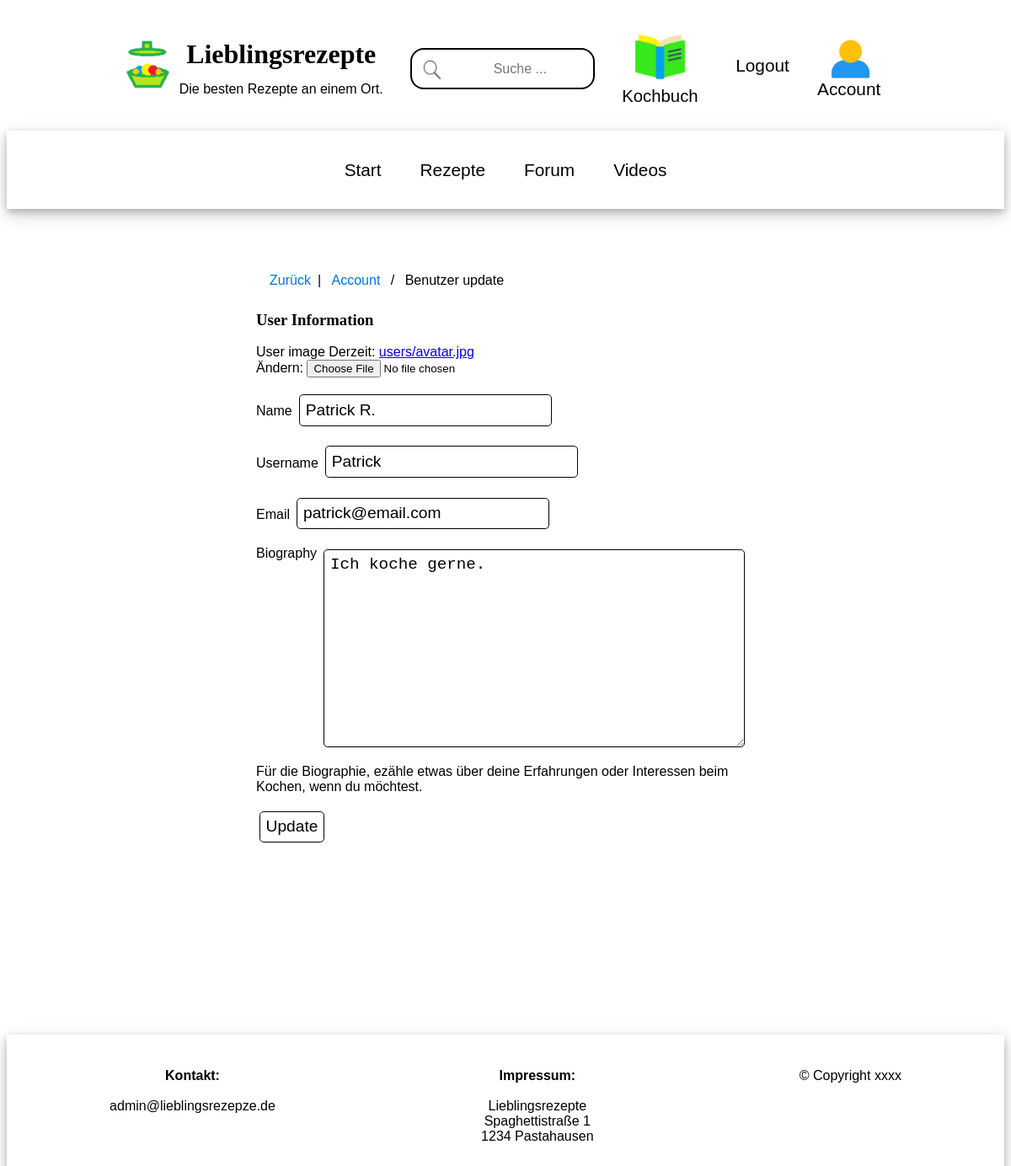
Page /user/update/ (signed in) on the committed database.
### user_app/models.py (models this page shows)
class User(AbstractUser):
    name = models.CharField(max_length=200, null=True)
    email = models.EmailField(unique=True, null=True)
    biography = models.TextField(null=True)
    user_image = models.ImageField(null=True, default="users/avatar.jpg", upload_to="users")
    updated = models.DateTimeField(auto_now=True)
    created = models.DateTimeField(auto_now_add=True)
    USERNAME_FIELD = 'email'
    REQUIRED_FIELDS = ['username']

### user_app/views.py (the view)
# urls.py: path('update/', views.updateUser, name="user-update"),
@login_required(login_url='user-login-required')
def updateUser(request):
    user = request.user
    form = UserForm(instance=user)
    if request.method == 'POST':
        form = UserForm(request.POST, request.FILES, instance=user)
        if form.is_valid():
            form.save()
            return redirect('user-profile', pk=user.id)
    return render(request, 'user_app/update_user.html', {'form': form})

### user_app/forms.py
class UserForm(ModelForm):
    class Meta:
        model = User
        fields = ['user_image', 'name', 'username', 'email', 'biography']

### user_app/templates/user_app/update_user.html (shortened to what this page needs)
{% extends 'main.html' %}
{% block content %}
<div class="main-container">
<div class="main-middle-column" style="margin-bottom:10em;">
    <ul class="breadcrumb">
        <li><a href="{{request.META.HTTP_REFERER}}">Zurück</a></li>
        <li><a href="{% url 'user-account' %}">Account</a></li>
        <li>Benutzer update</li>
    </ul>
    <div style="text-align:left">
        <h3>User Information</h3>
         <form class="form" action="" method="POST" enctype="multipart/form-data">
          {% for field in form %}
          <div>
              <p>
            <label>{{field.label}}</label>
            {{field}}
              </p>
          </div>
          {% endfor %}
            Für die Biographie, ezähle etwas über deine Erfahrungen oder Interessen beim Kochen, wenn du möchtest.
             <p>
            <button type="submit" value="update"> Update </button>
            </p>
        </form>
    </div>
</div>
</div>
{% endblock %}

### static/styles/main.css (style rules this page uses)
* { box-sizing: border-box; }
body { font-family: Verdana, sans-serif; font-size: 16px; background-color: white; }
h1, h2, h3, h4, h5, h6 { font-family: Georgia, serif; }
.main-container { display: flex; justify-content: center; width: 100%; clear: after; margin-top: 1.25em; }
.main-middle-column { width: 50%; max-width: 200em; margin: 2em; }
button, input[type=submit], input[type=url], textarea, input[type=password], input[type=email], input[type=number], input[type=text], select, .button-like, .button-display { background-color: white; display: inline-block; padding: 0.35em; border: solid; font-size: 1.2em; border-width: 0.1em; border-radius: 0.25em; margin: 0.2em; border-color: black; text-decoration: none; color: blacK; }
ul.breadcrumb { padding: 0.5em 1em; list-style: none; background-color: white; }
ul.breadcrumb li { display: inline; font-size: 1em; }
ul.breadcrumb li:not(:first-child)+li:before { padding: 0.5em; color: black; content: "/\00a0"; }
ul.breadcrumb li:first-child:after { padding: 0.5em; color: black; content: "|"; }
ul.breadcrumb li a { color: #0275d8; text-decoration: none; }

### user_app/templates/user_app/update_user.html (style rules this page uses)
textarea { vertical-align: top; width: 500px; background-color: white; }
input { width: 300px; }

### rows in the picture
User: form "Patrick R." "Patrick" "patrick@email.com" "Ich koche gerne."

### other values in the picture
{{ field.label }} "User image" "Name" "Username" "Email" "Biography"
